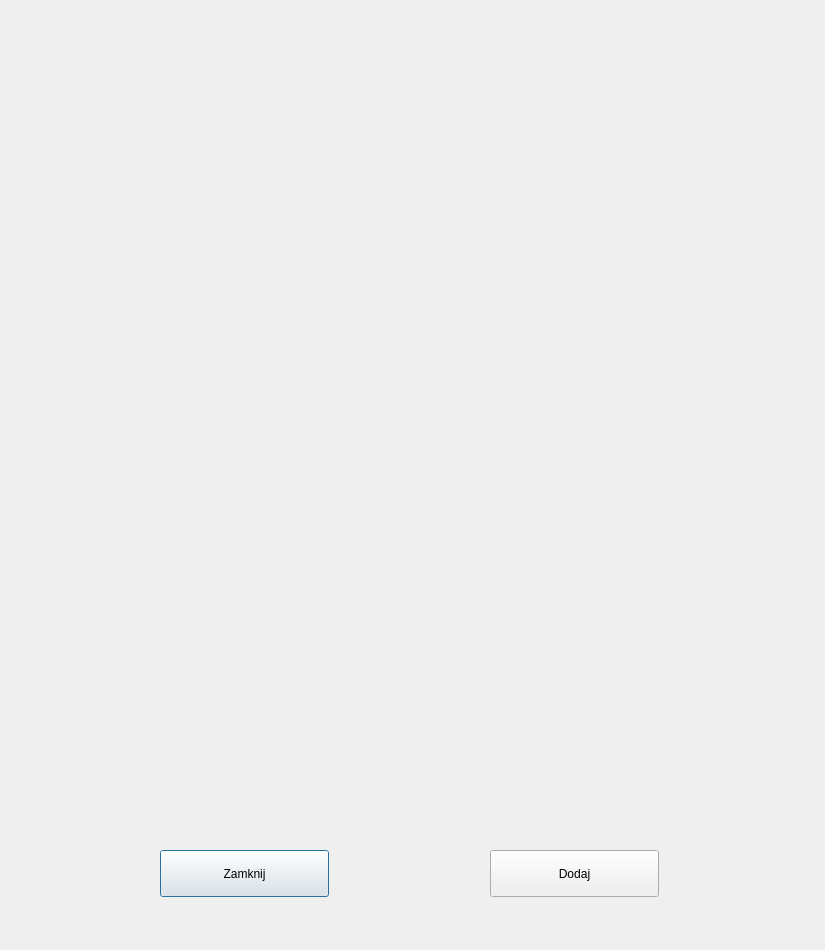
<?xml version="1.0" encoding="UTF-8"?>
<ui version="4.0">
 <class>CardWindow</class>
 <widget class="QDialog" name="CardWindow">
  <property name="geometry">
   <rect>
    <x>0</x>
    <y>0</y>
    <width>825</width>
    <height>950</height>
   </rect>
  </property>
  <property name="windowTitle">
   <string>Dialog</string>
  </property>
  <widget class="QPushButton" name="pushButton">
   <property name="geometry">
    <rect>
     <x>160</x>
     <y>850</y>
     <width>169</width>
     <height>47</height>
    </rect>
   </property>
   <property name="text">
    <string>Zamknij</string>
   </property>
  </widget>
  <widget class="QPushButton" name="pushButton_2">
   <property name="geometry">
    <rect>
     <x>490</x>
     <y>850</y>
     <width>169</width>
     <height>47</height>
    </rect>
   </property>
   <property name="text">
    <string>Dodaj</string>
   </property>
  </widget>
  <widget class="QLabel" name="label">
   <property name="geometry">
    <rect>
     <x>130</x>
     <y>40</y>
     <width>561</width>
     <height>781</height>
    </rect>
   </property>
   <property name="text">
    <string/>
   </property>
  </widget>
 </widget>
 <resources/>
 <connections/>
</ui>
